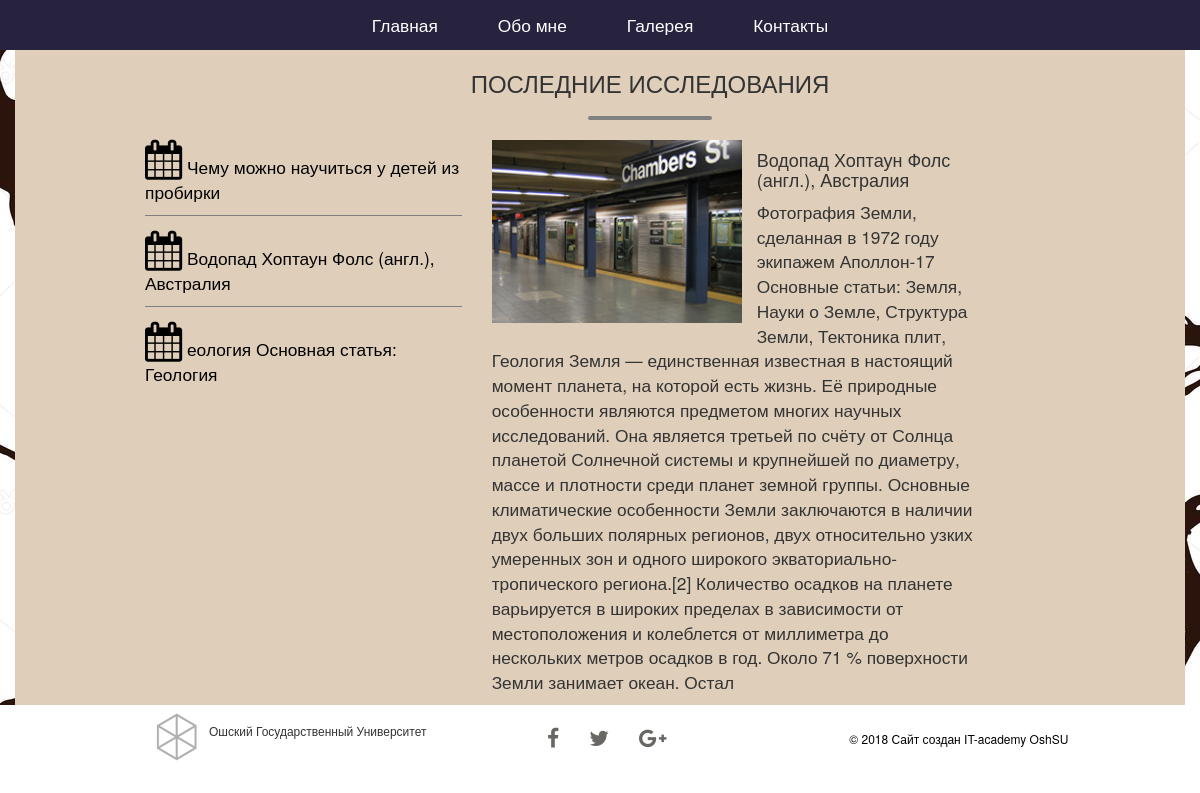
The page /get.php?isled=2 on the database its author committed.
### tables this page shows
CREATE TABLE IF NOT EXISTS `menu` (
  `id` int(11) NOT NULL AUTO_INCREMENT,
  `name` varchar(250) NOT NULL,
  `url` varchar(250) NOT NULL,
  PRIMARY KEY (`id`)
);

CREATE TABLE IF NOT EXISTS `pos_isled` (
  `id` int(11) NOT NULL AUTO_INCREMENT,
  `img` varchar(250) NOT NULL,
  `name` varchar(100) NOT NULL,
  `text` text NOT NULL,
  PRIMARY KEY (`id`)
);

### get.php (the view, shortened to what this page needs)
<?php
$connection = mysqli_connect("localhost", "root", "", "project");
mysqli_set_charset($connection,'utf8');
?>
<!DOCTYPE html>
<html>
<head>
	<link href="assets/css/bootstrap.css" rel="stylesheet">
    <link rel="stylesheet" type="text/css" href="assets/css/font-awesome.min.css">
    <link rel="stylesheet" type="text/css" href="assets/css/style.css">
       <link rel="stylesheet" type="text/css" href="assets/css/style.css"><script type="text/javascript" src="assets/js/jquery-1.11.0.min.js"></script>
</head>
<body>
<div class="navbar-default">
     <div class="container">
     	<ul class="nav navbar-nav">
     <?php
 $result = mysqli_query($connection, "SELECT * FROM menu");
	while ($row = mysqli_fetch_row($result))
{
  	echo '<li><a href="'.$row[2].'">'.$row[1].'</a></li> ';
 }
?>
     	</ul>
     </div>
</div>
<div style=" background-attachment: fixed; background-image: url(assets/images/02.jpg);" >
	<div class="container contl"><div class="">
		<div class="cont">
		<h3 class="text-center">
		<?php
		if (isset($_GET['id']))
		{
			echo '	БЛИЖАЙШИЕ СОБЫТИЯ';
		}
		elseif (isset($_GET['isled']))
		{
				echo 'ПОСЛЕДНИЕ ИССЛЕДОВАНИЯ';
		}
		?>
		</h3>
		<hr>
		<div class="col-md-4">
<?php
if (isset($_GET['isled']))
{
 $result2 = mysqli_query($connection, "SELECT * FROM pos_isled");
	while ($row2 = mysqli_fetch_row($result2))
{
?>
			<div class="new"> <p><a onclick="s(<?php echo $row2[0]; ?>)" style="color: black"><i class="fa fa-calendar"></i> <?php echo $row2[2] ?></a> </p>
			</div>
<?php
}
?>
		</div>
<?php
 $result3 = mysqli_query($connection, "SELECT * FROM pos_isled WHERE id=".$_GET['isled']);
	while ($row3 = mysqli_fetch_row($result3))
{
?>
		<div class="results2">
				<div class="col-md-6">
					<div class="publim"><img src="<?php echo $row3[1] ?>" class="images1"></div>
					<h4><?php echo $row3[2] ?></h4>
					<p><?php echo $row3[3] ?></p>
				</div>
		</div>
<?php
}
}
?>
		</div>
	</div>
</div>
<div class="bg-white">
<div class="container " >
	<div class="cont" >
		<div class="col-md-4">
			<img src="assets/images/03.png" class="imgicon">
			<p class="text6">Ошский Государственный Университет</p>
		</div>
		<div class="col-md-3 social-icons">
			<ul class="nav">
								<li><a href="#"><i class="fa fa-facebook"></i></a></li>
								<li><a href="#"><i class="fa fa-twitter"></i></a></li>
								<li><a href="#"><i class="fa fa-google-plus"></i></a></li>
							</ul>
		</div>
		<div class="col-md-4">
			<p class="text7"><a href="#">© 2018 Сайт создан IT-academy OshSU</a></p>
		</div>
	</div>
</div>
</div>
</body>
</html>

### assets/css/style.css (style rules this page uses)
body { font-size: 13pt; }
.navbar-default { background-color: #27223e; }
.navbar-default .navbar-nav > li > a { color: #fff; }
.navbar-default .navbar-nav > li { padding-left: 15px; padding-right: 15px; }
@media (min-width: 768px) { .navbar-nav { float: none; margin: 0 auto; display: table; table-layout: fixed; } }
.contl { background-color: #dfcfba; }
.cont { padding-left: 100px; }
.fa-calendar { font-size: 30pt; }
hr { border:2px solid grey; width: 120px; border-radius: 2px; }
.imgicon { float: left; }
.text6 { font-size: 9pt; padding-top: 17px; }
.text7 { font-size: 9pt; padding-top: 25px; text-align: right; }
.text7 > a { color: black }
.social-icons ul li a { border: 0 none; border-radius: 0; color: #696763; padding:0px; }
.nav { float: none; margin: 0 auto; display: table; table-layout: fixed; }
.social-icons ul li { display:inline-block; }
.social-icons ul { padding-top: 12px; }
.social-icons ul li a i { padding: 11px 15px; transition: all 0.9s ease 0s; -moz-transition: all 0.9s ease 0s; -webkit-transition: all 0.9s ease 0s; -o-transition: all 0.9s ease 0s; font-size: 16pt; }
.publim { width: 250px; float: left; margin-right: 15px; margin-bottom: 15px; }
.images1 { width: 100%; }
.new { border-bottom: 1px solid grey; margin-bottom: 15px; }
.new:last-child { border-bottom: 1px solid transparent; }
.bg-white { background-color: #fff }

### rows shown on the page
menu: name "Главная"
menu: name "Обо мне"
menu: name "Галерея"
menu: name "Контакты"
pos_isled: name "Чему можно научиться у детей из пробирки"
pos_isled: name "Водопад Хоптаун Фолс (англ.), Австралия", img (picture), text "Фотография Земли, сделанная в 1972 году экипажем Аполлон-17 Основные статьи: Земля, Науки о Земле, Структура Земли, Тектоника плит, Геология Земля — единственная известная в настоящий момент планета, на которой есть жизнь. Её природные особенности являются предметом многих научных исследований. Она является третьей по счёту от Солнца планетой Солнечной системы и крупнейшей по диаметру, массе и плотности среди планет земной группы. Основные климатические особенности Земли заключаются в наличии двух больших полярных регионов, двух относительно узких умеренных зон и одного широкого экваториально-тропического региона.[2] Количество осадков на планете варьируется в широких пределах в зависимости…"
pos_isled: name "еология Основная статья: Геология"
